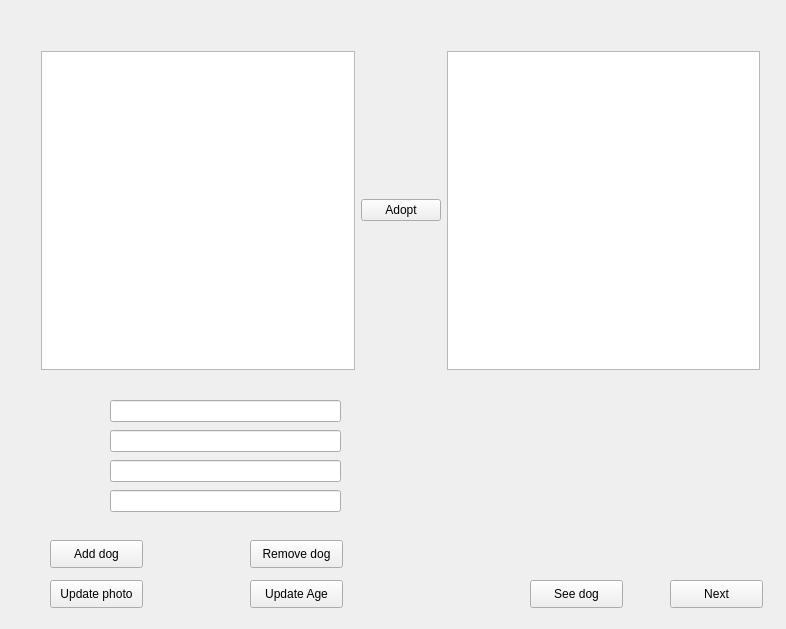
<?xml version="1.0" encoding="UTF-8"?>
<ui version="4.0">
 <class>GUI</class>
 <widget class="QWidget" name="GUI">
  <property name="geometry">
   <rect>
    <x>0</x>
    <y>0</y>
    <width>786</width>
    <height>629</height>
   </rect>
  </property>
  <property name="windowTitle">
   <string>GUI</string>
  </property>
  <widget class="QWidget" name="horizontalLayoutWidget">
   <property name="geometry">
    <rect>
     <x>30</x>
     <y>40</y>
     <width>741</width>
     <height>341</height>
    </rect>
   </property>
   <layout class="QHBoxLayout" name="horizontalLayout">
    <item>
     <widget class="QListWidget" name="listWidget"/>
    </item>
    <item>
     <widget class="QPushButton" name="pushButton_7">
      <property name="text">
       <string>Adopt</string>
      </property>
     </widget>
    </item>
    <item>
     <widget class="QListWidget" name="listWidget_2"/>
    </item>
   </layout>
  </widget>
  <widget class="QPushButton" name="pushButton">
   <property name="geometry">
    <rect>
     <x>50</x>
     <y>540</y>
     <width>93</width>
     <height>28</height>
    </rect>
   </property>
   <property name="text">
    <string>Add dog</string>
   </property>
  </widget>
  <widget class="QPushButton" name="pushButton_2">
   <property name="geometry">
    <rect>
     <x>250</x>
     <y>540</y>
     <width>93</width>
     <height>28</height>
    </rect>
   </property>
   <property name="text">
    <string>Remove dog</string>
   </property>
  </widget>
  <widget class="QPushButton" name="pushButton_3">
   <property name="geometry">
    <rect>
     <x>50</x>
     <y>580</y>
     <width>93</width>
     <height>28</height>
    </rect>
   </property>
   <property name="text">
    <string>Update photo</string>
   </property>
  </widget>
  <widget class="QPushButton" name="pushButton_4">
   <property name="geometry">
    <rect>
     <x>250</x>
     <y>580</y>
     <width>93</width>
     <height>28</height>
    </rect>
   </property>
   <property name="text">
    <string>Update Age</string>
   </property>
  </widget>
  <widget class="QPushButton" name="pushButton_5">
   <property name="geometry">
    <rect>
     <x>530</x>
     <y>580</y>
     <width>93</width>
     <height>28</height>
    </rect>
   </property>
   <property name="text">
    <string>See dog</string>
   </property>
  </widget>
  <widget class="QPushButton" name="pushButton_6">
   <property name="geometry">
    <rect>
     <x>670</x>
     <y>580</y>
     <width>93</width>
     <height>28</height>
    </rect>
   </property>
   <property name="text">
    <string>Next</string>
   </property>
  </widget>
  <widget class="QLineEdit" name="lineEdit">
   <property name="geometry">
    <rect>
     <x>110</x>
     <y>400</y>
     <width>231</width>
     <height>22</height>
    </rect>
   </property>
  </widget>
  <widget class="QLineEdit" name="lineEdit_2">
   <property name="geometry">
    <rect>
     <x>110</x>
     <y>430</y>
     <width>231</width>
     <height>22</height>
    </rect>
   </property>
  </widget>
  <widget class="QLineEdit" name="lineEdit_3">
   <property name="geometry">
    <rect>
     <x>110</x>
     <y>460</y>
     <width>231</width>
     <height>22</height>
    </rect>
   </property>
  </widget>
  <widget class="QLineEdit" name="lineEdit_4">
   <property name="geometry">
    <rect>
     <x>110</x>
     <y>490</y>
     <width>231</width>
     <height>22</height>
    </rect>
   </property>
  </widget>
 </widget>
 <layoutdefault spacing="6" margin="11"/>
 <resources/>
 <connections/>
</ui>
